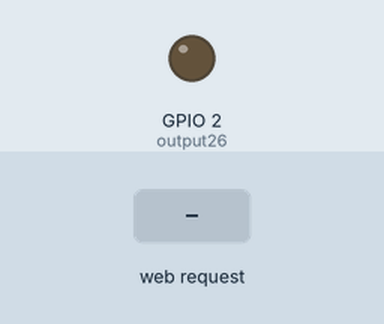
Recording of a sketch running on a simulated ESP32. Parts: output pins drawn as LEDs (lit = HIGH). The test bench sets the inputs (shaded band). WiFi joins after 1.5 s; servers stay silent unless stated; what the sketch prints to the serial monitor is not drawn.

Above: at 2.7 s.
2.8 s: HTTP request GET /26/on received
At 4.0 s:
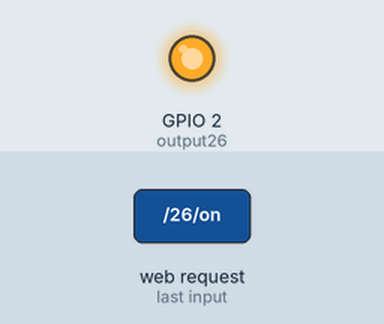
4.3 s: HTTP request GET /26/off received
At 5.2 s:
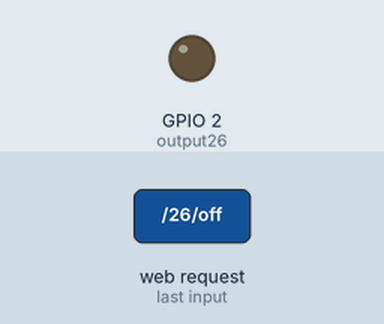
Timing chart, 0 to 7.3 s (numbered marks = the images above; inputs shaded):
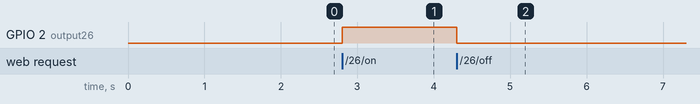

The sketch:

TesteHTML.ino
```cpp
#include <WiFi.h>

//Entrar com os valores de conexao da rede Wifi
const char* ssid     = "Redmi";
const char* password = "felipehg";

//Setar porta
WiFiServer server(80);

//Variavel para ler a head
String header;

String output26State = "off";
String output27State = "off";

// Setar as portas com as saidas
const int output26 = 2;
int contador = 0;

void setup() {
  Serial.begin(115200);
  // Configurar as saidas
  pinMode(output26, OUTPUT);
  digitalWrite(output26, LOW);

  // Conectar no wifi
  Serial.print("Connecting to ");
  Serial.println(ssid);
  WiFi.begin(ssid, password);
  while (WiFi.status() != WL_CONNECTED) {
    delay(500);
    Serial.print(".");
  }
  // Printar o IP quando conectar
  Serial.println("");
  Serial.println("WiFi connected.");
  Serial.println("IP address: ");
  Serial.println(WiFi.localIP());
  server.begin();
}

void loop(){
  WiFiClient client = server.available();   // Listen for incoming clients

  if (client) {                             // If a new client connects,
    Serial.println("New Client.");          // print a message out in the serial port
    String currentLine = "";                // make a String to hold incoming data from the client
    while (client.connected()) {            // loop while the client's connected
      if (client.available()) {             // if there's bytes to read from the client,
        char c = client.read();             // read a byte, then
        Serial.write(c);                    // print it out the serial monitor
        header += c;
        if (c == '\n') {                    // if the byte is a newline character
          // if the current line is blank, you got two newline characters in a row.
          // that's the end of the client HTTP request, so send a response:
          if (currentLine.length() == 0) {
            // HTTP headers always start with a response code (e.g. HTTP/1.1 200 OK)
            // and a content-type so the client knows what's coming, then a blank line:
            client.println("HTTP/1.1 200 OK");
            client.println("Content-type:text/html");
            client.println("Connection: close");
            client.println();

            // turns the GPIOs on and off
            if (header.indexOf("GET /26/on") >= 0) {
              Serial.println("GPIO 26 on");
              output26State = "on";
              digitalWrite(output26, HIGH);
            } else if (header.indexOf("GET /26/off") >= 0) {
              Serial.println("GPIO 26 off");
              output26State = "off";
              digitalWrite(output26, LOW);
            } else {
              String teste ="\n"
                  "<div class=\"container-fluid\">\n"
                  "  <br>\n"
                  "\t<div class=\"row\">\n"
                  "    <div class=\"row\">\n"
                  "      <div class=\"col-lg-3 col-md-4 col-sm-4 col-xs-6\">\n"
                  "        <div class=\"speedo-heading\">Ethics and Professional Responsibility</div>\n"
                  "        <div class=\"checkmark text-center animate\">\n"
                  "          <div class=\"icon\">\n"
                  "            <span>&#10004;</span>\n"
                  "          </div>\n"
                  "        </div>\t\t\t\t        \n"
                  "        <div class=\"speedo\">\n"
                  "          <div class=\"face face-success\">\n"
                  "            <div class=\"needle\"></div>\t\t\t\t\n"
                  "          </div>\n"
                  "        </div>\n"
                  "        <div class=\"text-center\" style=\"line-height: 1.1em\">\n"
                  "          &nbsp;\n"
                  "        </div>\n"
                  "\n"
                  "      </div>\n"
                  "      <div class=\"col-lg-3 col-md-4 col-sm-4 col-xs-6\">\n"
                  "        <div class=\"speedo-heading\">\n"
                  "          Practice Management and Business Skills\n"
                  "        </div>\n"
                  "        <div class=\"speedo\">\n"
                  "          <div class=\"face face-danger\">\n"
                  "            <div class=\"needle\"></div>\n"
                  "          </div>\n"
                  "        </div>\n"
                  "        <div class=\"text-center\" style=\"line-height: 1.1em\">\n"
                  "          1 point needed\n"
                  "        </div>\n"
                  "      </div>\n"
                  "      <div class=\"col-lg-3 col-md-4 col-sm-4 col-xs-6\">\n"
                  "        <div class=\"speedo-heading\">\n"
                  "          Professional Skills\n"
                  "        </div>\n"
                  "        <div class=\"speedo\">\n"
                  "          <div class=\"face face-danger\">\n"
                  "            <div class=\"needle\"></div>\n"
                  "          </div>\n"
                  "        </div>\n"
                  "        <div class=\"text-center\" style=\"line-height: 1.1em\">\n"
                  "          1 point neeeded\n"
                  "        </div>        \n"
                  "      </div>\n"
                  "      <div class=\"col-lg-3 col-md-4 col-sm-4 col-xs-6\">\n"
                  "        <div class=\"speedo-heading\">\n"
                  "          Total Points\n"
                  "        </div>\n"
                  "        <div class=\"speedo\">\n"
                  "          <div class=\"face face-danger\">\n"
                  "            <div class=\"needle\"></div>\n"
                  "          </div>\n"
                  "        </div>\n"
                  "        <div class=\"text-center\" style=\"line-height: 1.1em\">\n"
                  "          8 points needed\n"
                  "        </div>        \n"
                  "      </div>\n"
                  "    </div>\t\t\n"
                  "\n"
                  "  </div>\n"
                  "</div>";


              String CSS = ".speedo-heading {\n"
                            "\tmargin-top: 3em;\n"
                            "\ttext-align:center;\n"
                            "\tfont-weight: bold;\n"
                            "\twhite-space: nowrap;\n"
                            "\toverflow: hidden;\n"
                            "\ttext-overflow: ellipsis;\n"
                            "}\n"
                            "\n"
                            ".speedo {\n"
                            "\twidth: 200px;\n"
                            "\theight: 90px;\n"
                            "\tmargin: 10px auto 10px auto;\n"
                            "\toverflow: hidden;\n"
                            "\t\n"
                            "\t.face {\n"
                            "\t\tbox-shadow: 1px 1px 2px rgba(0, 0, 0, 0.3) inset;\n"
                            "\t\twidth: 200px;\n"
                            "\t\theight: 200px;\n"
                            "\t\tborder: solid 30px;\n"
                            "\t\tborder-radius: 50%;\n"
                            "\t\tposition: relative;\n"
                            "\n"
                            "\t\t&.face-danger {\n"
                            "\t\t\tbox-shadow: 0px 2px 2px rgba(212, 73, 63, 1) inset;\n"
                            "\t\t\tborder-color: #fc6767;\n"
                            "\t\t}\n"
                            "\t\t&.face-success {\n"
                            "\t\t\tbox-shadow: 0px 2px 2px rgba(76, 175, 80, 0.7) inset;\n"
                            "\t\t\tborder-color: #a3e0ae;\n"
                            "\t\t}\n"
                            "\n"
                            "\t\t.needle {\n"
                            "\t\t\twidth: 5px;\n"
                            "\t\t\theight: 80px;\n"
                            "\t\t\tbackground: #333;\n"
                            "\t\t\tborder-bottom-left-radius: 5px;\n"
                            "\t\t\tborder-bottom-right-radius: 5px;\n"
                            "\t\t\tborder-top-left-radius: 100%;\n"
                            "\t\t\tborder-top-right-radius: 100%;\n"
                            "\t\t\tdisplay: inline-block;\n"
                            "\t\t\tleft: 65px;\n"
                            "\t\t\tposition: absolute;\n"
                            "\t\t\ttop: -23px;\n"
                            "\t\t\ttransform-origin: bottom;\n"
                            "\t\t}\t\t\n"
                            "\t}\n"
                            "}\n"
                            "\n"
                            ".checkmark {\n"
                            "\tz-index: 1;\n"
                            "\tposition: absolute;\n"
                            "\tleft: 0;\n"
                            "\tright: 0;\n"
                            "\t&.animate .icon {\n"
                            "\t\tanimation: fall-in 3s forwards;\n"
                            "\t}\n"
                            "\t.icon {\n"
                            "\t\txtext-shadow: 0px 1px 11px #fff;\n"
                            "\t\ttext-shadow: 0px 1px 11px rgba(0,0,0,0.3);\n"
                            "\t\tfont-family: \"Helvetica Neue\",Helvetica,Arial,sans-serif;\n"
                            "\t\tspan {\t\t\t\n"
                            "\t\t\tfont-size: 8em;\n"
                            "\t\t\tcolor: #4caf50;\n"
                            "\t\t}\n"
                            "\t}\n"
                            "}\n"
                            "\n"
                            "\n"
                            ".percent-0 {\n"
                            "\t-webkit-animation: keyframes-0 2s;\n"
                            "\ttransform: rotate(-90deg);\n"
                            "}\n"
                            "\n"
                            ".percent-10 {\n"
                            "\t-webkit-animation: keyframes-10 2s;\n"
                            "\ttransform: rotate(-68deg);\n"
                            "}\n"
                            "\n"
                            ".percent-20 {\n"
                            "\t-webkit-animation: keyframes-20 2s;\n"
                            "\ttransform: rotate(-36deg);\n"
                            "}\n"
                            "\n"
                            ".percent-50 {\n"
                            "\t-webkit-animation: keyframes-50 2s;\n"
                            "\ttransform: rotate(0deg);\n"
                            "}\n"
                            "\n"
                            ".percent-100 {\n"
                            "\t-webkit-animation: keyframes-100 2s;\n"
                            "\ttransform: rotate(90deg);\n"
                            "\topacity: 0;\n"
                            "}\n"
                            "\n"
                            "@keyframes keyframes-0 {\n"
                            "\t0% {\n"
                            "\t\ttransform: rotate(-90deg);\n"
                            "\t}\n"
                            "\t50% {\n"
                            "\t\ttransform: rotate(90deg);\n"
                            "\t}\n"
                            "\t100% {\n"
                            "\t\ttransform: rotate(-90deg);\n"
                            "\t}\n"
                            "}\n"
                            "\n"
                            "@keyframes keyframes-10 {\n"
                            "\t0% {\n"
                            "\t\ttransform: rotate(-90deg);\n"
                            "\t}\n"
                            "\t50% {\n"
                            "\t\ttransform: rotate(90deg);\n"
                            "\t}\n"
                            "\t100% {\n"
                            "\t\ttransform: rotate(-68deg);\n"
                            "\t}\n"
                            "}\n"
                            "\n"
                            "@keyframes keyframes-20 {\n"
                            "\t0% {\n"
                            "\t\ttransform: rotate(-90deg);\n"
                            "\t}\n"
                            "\t50% {\n"
                            "\t\ttransform: rotate(90deg);\n"
                            "\t}\n"
                            "\t100% {\n"
                            "\t\ttransform: rotate(-36deg);\n"
                            "\t}\n"
                            "}\n"
                            "\n"
                            "@keyframes keyframes-50 {\n"
                            "\t0% {\n"
                            "\t\ttransform: rotate(-90deg);\n"
                            "\t}\n"
                            "\t50% {\n"
                            "\t\ttransform: rotate(90deg);\n"
                            "\t}\n"
                            "\t100% {\n"
                            "\t\ttransform: rotate(0deg);\n"
                            "\t}\n"
                            "}\n"
                            "\n"
                            "@keyframes keyframes-50 {\n"
                            "\t0% {\n"
                            "\t\ttransform: rotate(-90deg);\n"
                            "\t}\n"
                            "\t50% {\n"
                            "\t\ttransform: rotate(90deg);\n"
                            "\t}\n"
                            "\t100% {\n"
                            "\t\ttransform: rotate(0deg);\n"
                            "\t}\n"
                            "}\n"
                            "\n"
                            "@keyframes keyframes-100 {\n"
                            "\t0% {\n"
                            "\t\ttransform: rotate(-90deg);\n"
                            "\t\topacity:1;\n"
                            " \t}\n"
                            "\t50% {\n"
                            "\t\ttransform: rotate(90deg);\n"
                            "\t\topacity:1;\n"
                            "\t}\n"
                            "\t100% {\n"
                            "\t\topacity:0;\n"
                            "\t}\n"
                            "}\n"
                            "\n"
                            "@keyframes fall-in {\n"
                            "\t0% {\n"
                            "\t\topacity:0;\n"
                            "\t}\n"
                            "\t60% {\n"
                            "    transform: scale(3, 3);\n"
                            "    opacity: 0;\n"
                            "  }\n"
                            "\n"
                            "  80% {\n"
                            "    transform: scale(1, 1);\n"
                            "    opacity: 1;\n"
                            "  }\n"
                            "\n"
                            "  90% {\n"
                            "    transform: scale(1.1, 1.1);\n"
                            "  }\n"
                            "\n"
                            "  100% {\n"
                            "    transform: scale(1, 1);\n"
                            "  }\n"
                            "}\n"
                            "\n"
                            ".odometer {\n"
                            "    font-size: 50px;\n"
                            "}\n"
                            ".odometer-digit {\n"
                            "  margin-top: -6px;\n"
                            "}\n"
                            "\n"
                            ".odometer-block {\n"
                            "  line-height: 1;\n"
                            "  background-image: -webkit-linear-gradient(top, #111111 0%, #111111 35%, #333333 55%, #111111 55%, #111111 100%);\n"
                            "  display: inline-block;\n"
                            "  min-width: 117px;\n"
                            "  text-align: right;\n"
                            "  border-radius: 3px;\n"
                            "  margin-right: 15px;\n"
                            "}\n"
                            ".odometer-label {\n"
                            "  margin-top: .25em;\n"
                            "  font-size: 1.1em;\n"
                            "}\n"
                            "\n"
                            ".progress-bar {\n"
                            "\tbackground-color: #a3e0ae;\n"
                            "\twidth: 0;\n"
                            "\tanimation: progress 1.5s ease-in-out forwards;\n"
                            "\n"
                            "  .title {\n"
                            "    opacity: 0;\n"
                            "    animation: progress-title 0.35s forwards ease-in-out 0.5s;\n"
                            "  }\n"
                            "} \n"
                            "\n"
                            "@keyframes progress {\n"
                            "  from {\n"
                            "    width: 0;\n"
                            "  }\n"
                            "  to {\n"
                            "    width: 100%;\n"
                            "  }\n"
                            "} \n"
                            "@keyframes progress-title  {\n"
                            "  from {\n"
                            "    opacity: 0;\n"
                            "  }\n"
                            "  to {\n"
                            "    opacity: 1;\n"
                            "  }\n"
                            "}";

              String Java = "$(\".needle:nth(0)\").addClass(\"percent-100\");\n"
                            "$(\".needle:nth(1)\").addClass(\"percent-0\");\n"
                            "$(\".needle:nth(2)\").addClass(\"percent-0\");\n"
                            "$(\".needle:nth(3)\").addClass(\"percent-20\");\n"
                            "\n"
                            "var el = document.querySelector('.odometer');\n"
                            "\n"
                            "od = new Odometer({\n"
                            "  el: el,\n"
                            "  duration: 750,\n"
                            "  value: 999,\n"
                            "  theme: 'train-station',\n"
                            "});\n"
                            "od.update(241)\n"
                            "";
              client.println(teste);
              client.println(CSS);
              client.println(Java);

              break;
            }

            // Display the HTML web page
            client.println("<!DOCTYPE html><html>");
            client.println("<head><meta name=\"viewport\" content=\"width=device-width, initial-scale=1\">");
            client.println("<link rel=\"icon\" href=\"data:,\">");
            // CSS to style the on/off buttons
            // Feel free to change the background-color and font-size attributes to fit your preferences
            client.println("<style>html { font-family: Helvetica; display: inline-block; margin: 0px auto; text-align: center;}");
            client.println(".button { background-color: #4CAF50; border: none; color: white; padding: 16px 40px;");
            client.println("text-decoration: none; font-size: 30px; margin: 2px; cursor: pointer;}");
            client.println(".button2 {background-color: #555555;}</style></head>");

            // Web Page Heading
            client.println("<body><h1>ESP32 Web Server</h1><h2>Teoria de Redes - Projeto GB</h2>");

            // Display current state, and ON/OFF buttons for GPIO 26
            client.println("<p>GPIO 26 - State " + output26State + "</p>");
            // If the output26State is off, it displays the ON button
            if (output26State=="off") {
              client.println("<p><a href=\"/26/on\"><button class=\"button\">ON</button></a></p>");
            } else {
              client.println("<p><a href=\"/26/off\"><button class=\"button button2\">OFF</button></a></p>");
            }

            // The HTTP response ends with another blank line
            client.println();
            client.println("Quantidades de cliks");
            client.println(contador);
            contador++;

            // Break out of the while loop
            break;
          } else { // if you got a newline, then clear currentLine
            currentLine = "";
          }
        } else if (c != '\r') {  // if you got anything else but a carriage return character,
          currentLine += c;      // add it to the end of the currentLine
        }
      }
    }
    // Clear the header variable
    header = "";
    // Close the connection
    client.stop();
    Serial.println("Client disconnected.");
    Serial.println("");
  }
}
```

Measured:
- after the input at 2.8 s, GPIO 2 (output26): LOW → HIGH at once
- after the input at 4.3 s, GPIO 2 (output26): HIGH → LOW at once
